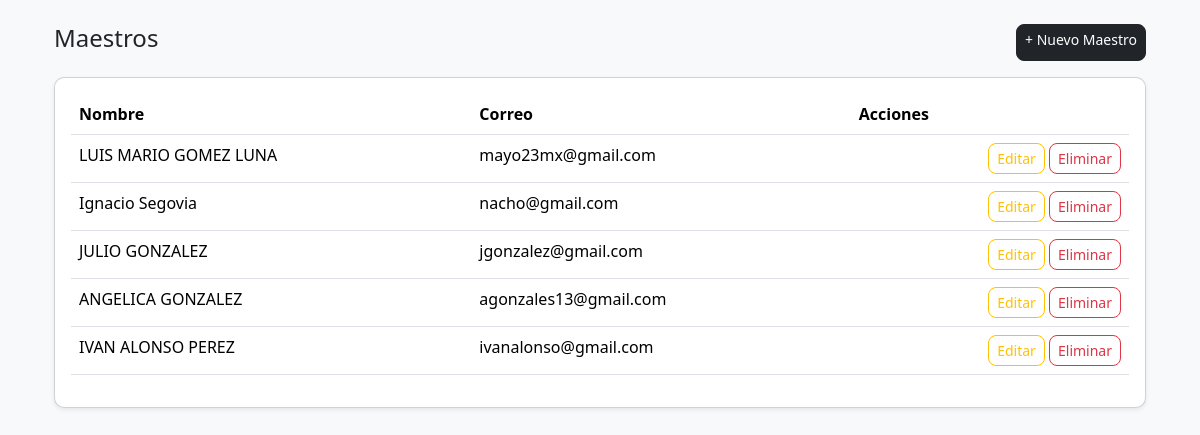
The page /alumnos/maestros/ on the database as committed earlier.
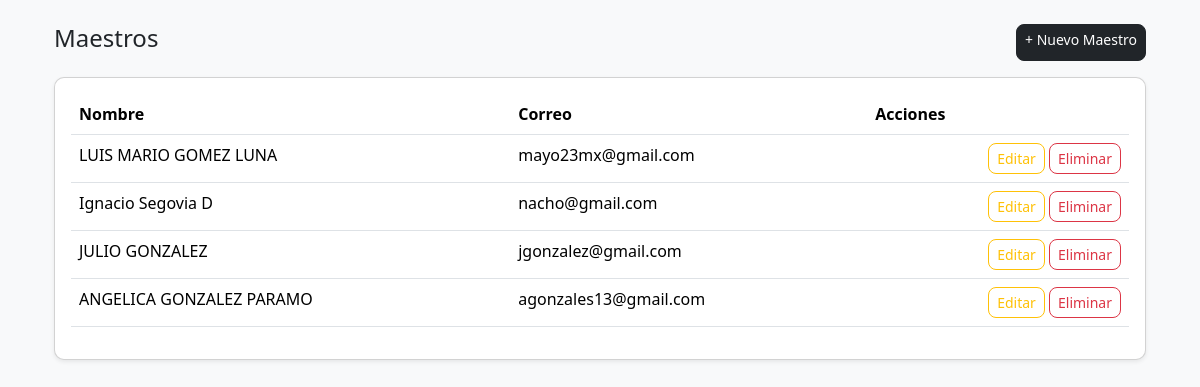
The same page on the database as committed later.
### alumnos/models.py (models this page shows, shortened)
class Maestro(models.Model):
    user = models.OneToOneField(User, on_delete=models.CASCADE)
    nombre = models.CharField(max_length=100)

### alumnos/views.py (the view)
# urls.py: path('maestros/', views.lista_maestros, name='lista_maestros'),
def lista_maestros(request):
    maestros = Maestro.objects.all()
    return render(request, 'alumnos/lista_maestros.html', {
        'maestros': maestros
    })

### alumnos/context_processors.py (called while the page is built)
def roles_usuario(request):
    user = request.user
    if user.is_authenticated:
        return {
            'es_admin': user.is_superuser or user.groups.filter(name='admin').exists(),
            'es_maestro': user.groups.filter(name='maestro').exists(),
            'es_alumno': user.groups.filter(name='alumno').exists(),
        }
    return {}

### alumnos/templates/alumnos/lista_maestros.html (shortened to what this page needs)
{% extends 'base.html' %}
{% block content %}
<div class="container">
    <div class="d-flex justify-content-between mb-3">
        <h4>Maestros</h4>
        <a href="{% url 'crear_maestro' %}" class="btn btn-dark btn-sm">
            + Nuevo Maestro
        </a>
    </div>
    <div class="card p-3 shadow-sm">
        <table class="table table-hover">
            <thead>
                <tr>
                    <th>Nombre</th>
                    <th>Correo</th>
                    <th>Acciones</th>
                </tr>
            </thead>
            <tbody>
                {% for m in maestros %}
                <tr>
                    <td>{{ m.nombre }}</td>
                    <td>{{ m.user.username }}</td>
                    <td class="text-end">
                        <button class="btn btn-outline-warning btn-sm"
                            data-id="{{ m.id }}"
                            data-nombre="{{ m.nombre }}"
                            onclick="abrirModalEditar(this)">
                            Editar
                        </button>
                        <button
                            class="btn btn-outline-danger btn-sm"
                            data-id="{{ m.id }}"
                            onclick="confirmarEliminar(this)">
                            Eliminar
                        </button>
                    </td>
                </tr>
                {% endfor %}
            </tbody>
        </table>
    </div>
</div>
{% endblock %}

Rows that differ between the two databases and show on the page:
removed Maestro: nombre "IVAN ALONSO PEREZ", user.username "ivanalonso@gmail.com"
changed Maestro "nacho@gmail.com": nombre "Ignacio Segovia" → "Ignacio Segovia D"
changed Maestro "agonzales13@gmail.com": nombre "ANGELICA GONZALEZ" → "ANGELICA GONZALEZ PARAMO"
